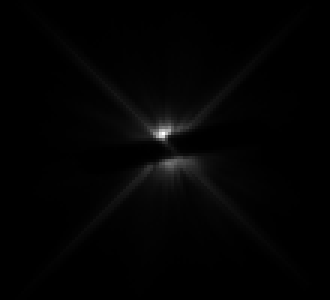
#> input picture HST-code/ocjc43030_flt.fits, 110 x 100 px, given in place of HD__36112_2020-12-19_cube_left_frames.fits, which was not available (shown 3 times larger); the run also reads 2 pictures not shown here
$ python pdi_demo.py
#> lines starting #> are read from the running program, lines starting #| are printed output that depends on the picture; pictures that were not available may be replaced by others from this repository, and a replacement may not be noted
import numpy as np
from astropy.io import fits
import matplotlib
from scipy.ndimage import rotate
matplotlib.use('TkAgg')
import matplotlib.pyplot as plt
from matplotlib.widgets import Slider, RadioButtons
from matplotlib.colors import LogNorm, Normalize
from matplotlib.gridspec import GridSpec

TARGETS = {
    'HD 36112': {
        'left':   'HD__36112_2020-12-19_cube_left_frames.fits',
        'right':  'HD__36112_2020-12-19_cube_right_frames.fits',
        'parangs':'HD__36112_2020-12-19_parangs.fits',
        'Qphi_t': 'HD__36112_2020-12-19_Q_phi_star_pol_subtr.fits',
        'Uphi_t': 'HD__36112_2020-12-19_U_phi_star_pol_subtr.fits',
    },
    'HD 191089': {
        'left':   'HD_191089_2021-09-04_cube_left_frames.fits',
        'right':  'HD_191089_2021-09-04_cube_right_frames.fits',
        'parangs':'HD_191089_2021-09-04_parangs.fits',
        'Qphi_t': 'HD_191089_2021-09-04_Q_phi_star_pol_subtr.fits',
        'Uphi_t': 'HD_191089_2021-09-04_U_phi_star_pol_subtr.fits',
    },
}

EPS = 1e-12

pupil_offset = 135.99
true_north_correction = -1.75


# [25 lines left out: functions compute_mean_angle, compute_azimuthal_stokes_parameters, not called in this run]


def load_target(name):
#> called with name = 'HD 36112'
    info = TARGETS[name]
    L = fits.getdata(info['left']).astype(np.float64)
    R = fits.getdata(info['right']).astype(np.float64)
    p = fits.getdata(info['parangs'])
#> p = 140 values, max 179.8 at index 15, min -180 at index 14, mean 129.8
    Qt = fits.getdata(info['Qphi_t']).astype(np.float64)
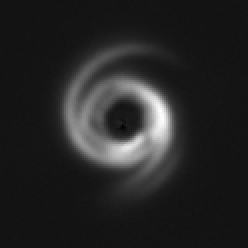
#> input picture SPHERE-PDI-code/HD__36112_2020-12-19_Q_phi_star_pol_subtr.fits, 124 x 124 px (shown 2 times larger)
    Ut = fits.getdata(info['Uphi_t']).astype(np.float64)
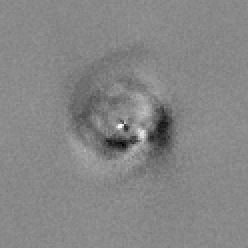
#> input picture SPHERE-PDI-code/HD__36112_2020-12-19_U_phi_star_pol_subtr.fits, 124 x 124 px (shown 2 times larger)
    return L, R, p, Qt, Ut


def process_target(left, right, p):
    NCY = left.shape[0] // 4
    idx = np.array([1, 2, 3, 4] * NCY)
    diff = left - right
    Qdd = 0.5 * (diff[idx == 1] - diff[idx == 2])
    Udd = 0.5 * (diff[idx == 3] - diff[idx == 4])

    pQ = compute_mean_angle(np.vstack([p[idx == 1], p[idx == 2]]), axis=0)
    pU = compute_mean_angle(np.vstack([p[idx == 3], p[idx == 4]]), axis=0)
    rQ = -pQ - pupil_offset - true_north_correction
    rU = -pU - pupil_offset - true_north_correction

    Qd = np.zeros_like(Qdd)
    Ud = np.zeros_like(Udd)
    for i, (fq, aq) in enumerate(zip(Qdd, rQ)):
        Qd[i] = rotate(fq, aq, reshape=False)
    for i, (fu, au) in enumerate(zip(Udd, rU)):
        Ud[i] = rotate(fu, au, reshape=False)

    Qphi = np.array([compute_azimuthal_stokes_parameters(Qd[i], Ud[i])[0] for i in range(NCY)])
    Uphi = np.array([compute_azimuthal_stokes_parameters(Qd[i], Ud[i])[1] for i in range(NCY)])

    return Qd, Ud, Qphi, Uphi, NCY


# ── Initial load ──────────────────────────────────────────────────
cur_label = list(TARGETS.keys())[0]
left, right, p, Qtrue, Utrue = load_target(cur_label)
ALL_Q, ALL_U, ALL_Qphi, ALL_Uphi, NCY = process_target(left, right, p)
#> in process_target, `diff = left - right`:
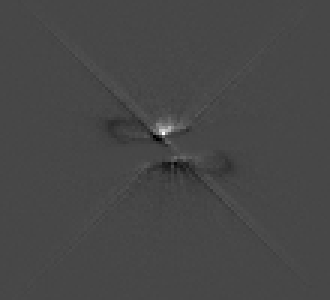
#> diff: shape (100, 110) float64 (shown 3 times larger); min -771, max 1980.5, mean -1.1; drawn with min black and max white
#> in process_target, `Qdd = 0.5 * (diff[idx == 1] - diff[idx == 2])`:
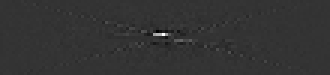
#> Qdd: shape (25, 110) float64 (shown 3 times larger); min -203.1, max 795.3, mean 0.3; drawn with min black and max white
#> in process_target, `Udd = 0.5 * (diff[idx == 3] - diff[idx == 4])`:
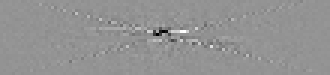
#> Udd: shape (25, 110) float64 (shown 3 times larger); min -275, max 199.8, mean -0.6; drawn with min black and max white
#> (the run stopped early here; a loop or call above may not have finished)
